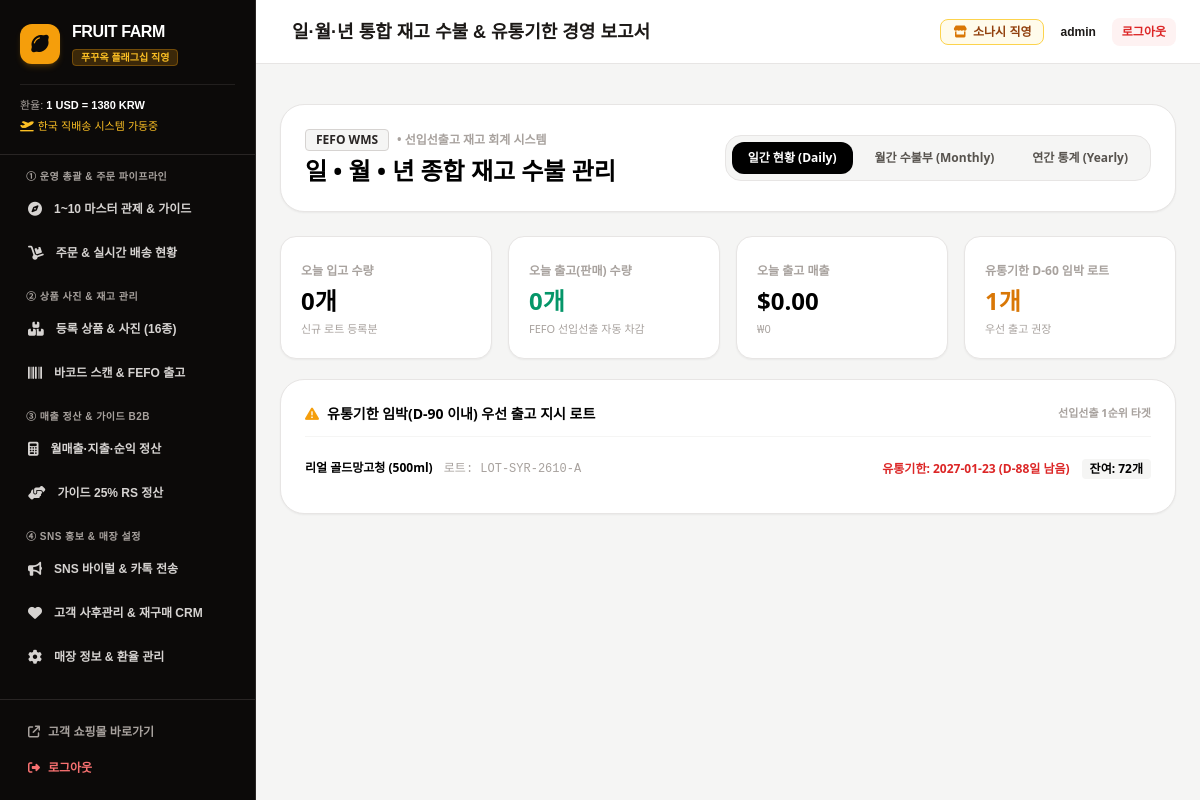
/admin/inventory/reports (signed in), run on the app's committed database.
### tables this page shows
CREATE TABLE settings (
        key TEXT PRIMARY KEY,
        value TEXT
    );

CREATE TABLE inventory_lots (
        id INTEGER PRIMARY KEY AUTOINCREMENT,
        product_id INTEGER NOT NULL,
        lot_number TEXT UNIQUE NOT NULL,
        barcode TEXT NOT NULL,
        received_date DATE NOT NULL,
        expiry_date DATE NOT NULL,
        initial_qty INTEGER NOT NULL,
        current_qty INTEGER NOT NULL,
        unit_cost_usd REAL DEFAULT 0.0,
        status TEXT DEFAULT 'active', -- 'active', 'exhausted', 'expired'
        created_at TIMESTAMP DEFAULT CURRENT_TIMESTAMP,
        FOREIGN KEY (product_id) REFERENCES products(id)
    );

CREATE TABLE products (
        id INTEGER PRIMARY KEY AUTOINCREMENT,
        name TEXT NOT NULL,
        category TEXT NOT NULL, -- 'dried_fruit', 'nuts', 'fruit_syrup', 'promo_set', 'tea_etc'
        sub_title TEXT,
        description TEXT,
        price_usd REAL NOT NULL,
        price_krw INTEGER NOT NULL,
        weight_g INTEGER DEFAULT 180,
        image_url TEXT,
        is_best BOOLEAN DEFAULT 0,
        is_promo BOOLEAN DEFAULT 0,
        stock INTEGER DEFAULT 999,
        badge TEXT,
        created_at TIMESTAMP DEFAULT CURRENT_TIMESTAMP
    , barcode TEXT);

### app.py (the view)
@app.route('/admin/inventory/reports')
@login_required
def admin_inventory_reports():
    conn = get_db()
    cursor = conn.cursor()
    today_str = datetime.now().strftime('%Y-%m-%d')
    today_date = datetime.now().date()
    cursor.execute('''
        SELECT
            COALESCE(SUM(CASE WHEN trans_type = 'IN_STOCK' THEN qty ELSE 0 END), 0) as in_qty,
            COALESCE(SUM(CASE WHEN trans_type LIKE 'OUT_%' THEN qty ELSE 0 END), 0) as out_qty,
            COALESCE(SUM(CASE WHEN trans_type LIKE 'OUT_%' THEN qty * unit_price_usd ELSE 0 END), 0.0) as out_revenue_usd
        FROM inventory_transactions
        WHERE strftime('%Y-%m-%d', created_at) = ?
    ''', (today_str,))
    daily_stat = dict(cursor.fetchone())
    cursor.execute('''
        SELECT l.*, p.name as product_name
        FROM inventory_lots l
        JOIN products p ON l.product_id = p.id
        WHERE l.current_qty > 0 AND l.status = 'active'
        ORDER BY l.expiry_date ASC
    ''')
    expiring_soon = []
    for r in cursor.fetchall():
        ld = dict(r)
        try:
            exp_date = datetime.strptime(ld['expiry_date'], '%Y-%m-%d').date()
            diff = (exp_date - today_date).days
            ld['d_day'] = diff
            if diff <= 90:
                expiring_soon.append(ld)
        except Exception:
            pass
    cursor.execute("SELECT id, name, barcode, stock FROM products ORDER BY id ASC")
    products = [dict(r) for r in cursor.fetchall()]
    monthly_items = []
    for p in products:
        cursor.execute('''
            SELECT
                COALESCE(SUM(CASE WHEN trans_type = 'IN_STOCK' THEN qty ELSE 0 END), 0) as in_qty,
                COALESCE(SUM(CASE WHEN trans_type LIKE 'OUT_%' THEN qty ELSE 0 END), 0) as out_qty,
                COALESCE(SUM(CASE WHEN trans_type LIKE 'OUT_%' THEN qty * unit_price_usd ELSE 0 END), 0.0) as rev
            FROM inventory_transactions
            WHERE product_id = ?
        ''', (p['id'],))
        tstat = cursor.fetchone()
        in_qty = tstat['in_qty']
        out_qty = tstat['out_qty']
        rev = tstat['rev']
        ending = p['stock']
        beginning = ending + out_qty - in_qty
        monthly_items.append({
            'name': p['name'],
            'barcode': p['barcode'] or '-',
            'beginning_qty': max(0, beginning),
            'inbound_qty': in_qty,
            'outbound_qty': out_qty,
            'ending_qty': ending,
            'outbound_revenue': rev
        })
    conn.close()
    return render_template(
        'admin/inventory_reports.html',
        daily_stat=daily_stat,
        expiring_soon=expiring_soon,
        monthly_items=monthly_items
    )

### templates/admin/inventory_reports.html (shortened to what this page needs)
{% extends "admin/base_admin.html" %}
{% block page_title %}일·월·년 통합 재고 수불 & 유통기한 경영 보고서{% endblock %}
{% block admin_content %}
<div class="space-y-6 text-stone-900 font-sans">
    <div class="bg-white p-6 rounded-3xl border border-stone-200 shadow-sm flex flex-col sm:flex-row justify-between items-start sm:items-center gap-4">
        <div>
            <div class="flex items-center space-x-2">
                <span class="text-xs font-black bg-stone-100 text-stone-800 px-2.5 py-0.5 rounded border border-stone-300">FEFO WMS</span>
                <span class="text-xs text-stone-400 font-bold">&bull; 선입선출고 재고 회계 시스템</span>
            </div>
            <h2 class="text-xl sm:text-2xl font-black text-black mt-1">일 &bull; 월 &bull; 년 종합 재고 수불 관리</h2>
        </div>
        <div class="flex items-center space-x-1.5 bg-stone-100 p-1.5 rounded-2xl border border-stone-200 text-xs font-bold">
            <button onclick="switchTab('daily')" id="tabDailyBtn" class="px-4 py-2 rounded-xl bg-black text-white transition">
                일간 현황 (Daily)
            </button>
            <button onclick="switchTab('monthly')" id="tabMonthlyBtn" class="px-4 py-2 rounded-xl text-stone-600 hover:text-black transition">
                월간 수불부 (Monthly)
            </button>
            <button onclick="switchTab('yearly')" id="tabYearlyBtn" class="px-4 py-2 rounded-xl text-stone-600 hover:text-black transition">
                연간 통계 (Yearly)
            </button>
        </div>
    </div>
    <div id="tabDaily" class="space-y-5">
        <div class="grid grid-cols-2 lg:grid-cols-4 gap-4">
            <div class="bg-white p-5 rounded-2xl border border-stone-200 shadow-sm space-y-1">
                <span class="text-xs text-stone-400 font-bold">오늘 입고 수량</span>
                <div class="text-2xl font-black text-black" id="dailyInQty">{{ daily_stat.in_qty }}개</div>
                <p class="text-[11px] text-stone-400">신규 로트 등록분</p>
            </div>
            <div class="bg-white p-5 rounded-2xl border border-stone-200 shadow-sm space-y-1">
                <span class="text-xs text-stone-400 font-bold">오늘 출고(판매) 수량</span>
                <div class="text-2xl font-black text-emerald-600" id="dailyOutQty">{{ daily_stat.out_qty }}개</div>
                <p class="text-[11px] text-stone-400">FEFO 선입선출 자동 차감</p>
            </div>
            <div class="bg-white p-5 rounded-2xl border border-stone-200 shadow-sm space-y-1">
                <span class="text-xs text-stone-400 font-bold">오늘 출고 매출</span>
                <div class="text-2xl font-black text-black">${{ "%.2f"|format(daily_stat.out_revenue_usd) }}</div>
                <p class="text-[11px] text-stone-400">₩{{ "{:,}".format((daily_stat.out_revenue_usd * 1380)|int) }}</p>
            </div>
            <div class="bg-white p-5 rounded-2xl border border-stone-200 shadow-sm space-y-1">
                <span class="text-xs text-stone-400 font-bold">유통기한 D-60 임박 로트</span>
                <div class="text-2xl font-black text-amber-600">{{ expiring_soon|length }}개</div>
                <p class="text-[11px] text-stone-400">우선 출고 권장</p>
            </div>
        </div>
        <div class="bg-white rounded-3xl border border-stone-200 shadow-sm p-6 space-y-3">
            <div class="flex justify-between items-center pb-3 border-b border-stone-100">
                <h3 class="font-black text-sm text-black flex items-center gap-2">
                    <i class="fa-solid fa-triangle-exclamation text-amber-500"></i>
                    <span>유통기한 임박(D-90 이내) 우선 출고 지시 로트</span>
                </h3>
                <span class="text-[11px] font-bold text-stone-400">선입선출 1순위 타겟</span>
            </div>
            <div class="divide-y divide-stone-100 text-xs">
                {% for lot in expiring_soon %}
                <div class="py-2.5 flex flex-wrap justify-between items-center gap-2">
                    <div>
                        <span class="font-black text-black">{{ lot.product_name }}</span>
                        <span class="font-mono text-stone-400 ml-2">로트: {{ lot.lot_number }}</span>
                    </div>
                    <div class="flex items-center space-x-3">
                        <span class="font-bold text-red-600">유통기한: {{ lot.expiry_date }} (D-{{ lot.d_day }}일 남음)</span>
                        <span class="font-black text-black bg-stone-100 px-2 py-0.5 rounded">잔여: {{ lot.current_qty }}개</span>
                    </div>
                </div>
                {% else %}
                <div class="py-6 text-center text-stone-400 text-xs">유통기한 90일 이내 임박 로트가 없습니다. 모든 재고가 안전합니다.</div>
                {% endfor %}
            </div>
        </div>
    </div>
</div>
{% endblock %}

### templates/admin/base_admin.html (shortened to what this page needs)
<!DOCTYPE html>
<html lang="ko">
<head>
    <script src="https://cdn.tailwindcss.com"></script>
    <link rel="stylesheet" href="https://cdnjs.cloudflare.com/ajax/libs/font-awesome/6.4.0/css/all.min.css">
    <link rel="stylesheet" as="style" crossorigin href="https://cdn.jsdelivr.net/gh/orioncactus/pretendard@v1.3.9/dist/web/static/pretendard.min.css" />
</head>
<body class="bg-stone-100 text-stone-900 antialiased min-h-screen flex flex-col md:flex-row">
    <aside class="w-64 bg-stone-950 text-stone-300 flex flex-col justify-between hidden md:flex flex-shrink-0 border-r border-stone-800">
        <div>
            <div class="p-5 border-b border-stone-800">
                <div class="flex items-center space-x-3">
                    <div class="w-10 h-10 rounded-xl bg-amber-500 flex items-center justify-center text-stone-950 text-xl font-black shadow-md shadow-amber-500/20">
                        <i class="fa-solid fa-lemon"></i>
                    </div>
                    <div>
                        <h2 class="text-white font-black text-base tracking-tight">FRUIT FARM</h2>
                        <span class="text-[10px] bg-amber-500/20 text-amber-400 font-bold px-2 py-0.5 rounded border border-amber-500/30">
                            푸꾸옥 플래그십 직영
                        </span>
                    </div>
                </div>
                <div class="mt-4 pt-3 border-t border-stone-800/80 text-[11px] text-stone-400 space-y-1">
                    <div>환율: <strong class="text-white">1 USD = {{ settings.get('usd_krw_rate', 1380) }} KRW</strong></div>
                    <div class="text-amber-400 font-medium"><i class="fa-solid fa-plane-departure mr-1"></i>한국 직배송 시스템 가동중</div>
                </div>
            </div>
            <nav class="p-3.5 space-y-4 text-xs font-semibold overflow-y-auto max-h-[calc(100vh-190px)]">
                <div class="space-y-1">
                    <span class="px-3 text-[10px] uppercase tracking-wider font-bold text-stone-400 block">① 운영 총괄 & 주문 파이프라인</span>
                    <a href="{{ url_for('admin_operations') }}" class="flex items-center space-x-3 px-3.5 py-2.5 rounded-xl transition hover:bg-stone-800 hover:text-white ">
                        <i class="fa-solid fa-compass text-sm"></i>
                        <span>1~10 마스터 관제 & 가이드</span>
                    </a>
                    <a href="{{ url_for('admin_orders') }}" class="flex items-center space-x-3 px-3.5 py-2.5 rounded-xl transition hover:bg-stone-800 hover:text-white ">
                        <i class="fa-solid fa-dolly text-sm"></i>
                        <span>주문 & 실시간 배송 현황</span>
                    </a>
                </div>
                <div class="space-y-1">
                    <span class="px-3 text-[10px] uppercase tracking-wider font-bold text-stone-400 block">② 상품 사진 & 재고 관리</span>
                    <a href="{{ url_for('admin_products') }}" class="flex items-center space-x-3 px-3.5 py-2.5 rounded-xl transition hover:bg-stone-800 hover:text-white ">
                        <i class="fa-solid fa-boxes-stacked text-sm"></i>
                        <span>등록 상품 & 사진 (16종)</span>
                    </a>
                    <a href="{{ url_for('admin_inventory_scan') }}" class="flex items-center space-x-3 px-3.5 py-2.5 rounded-xl transition hover:bg-stone-800 hover:text-white ">
                        <i class="fa-solid fa-barcode text-sm"></i>
                        <span>바코드 스캔 & FEFO 출고</span>
                    </a>
                </div>
                <div class="space-y-1">
                    <span class="px-3 text-[10px] uppercase tracking-wider font-bold text-stone-400 block">③ 매출 정산 & 가이드 B2B</span>
                    <a href="{{ url_for('admin_sales') }}" class="flex items-center space-x-3 px-3.5 py-2.5 rounded-xl transition hover:bg-stone-800 hover:text-white ">
                        <i class="fa-solid fa-calculator text-sm"></i>
                        <span>월매출·지출·순익 정산</span>
                    </a>
                    <a href="{{ url_for('admin_guides') }}" class="flex items-center space-x-3 px-3.5 py-2.5 rounded-xl transition hover:bg-stone-800 hover:text-white ">
                        <i class="fa-solid fa-handshake-angle text-sm"></i>
                        <span>가이드 25% RS 정산</span>
                    </a>
                </div>
                <div class="space-y-1">
                    <span class="px-3 text-[10px] uppercase tracking-wider font-bold text-stone-400 block">④ SNS 홍보 & 매장 설정</span>
                    <a href="{{ url_for('admin_marketing') }}" class="flex items-center space-x-3 px-3.5 py-2.5 rounded-xl transition hover:bg-stone-800 hover:text-white ">
                        <i class="fa-solid fa-bullhorn text-sm"></i>
                        <span>SNS 바이럴 & 카톡 전송</span>
                    </a>
                    <a href="{{ url_for('admin_crm') }}" class="flex items-center space-x-3 px-3.5 py-2.5 rounded-xl transition hover:bg-stone-800 hover:text-white ">
                        <i class="fa-solid fa-heart text-sm"></i>
                        <span>고객 사후관리 & 재구매 CRM</span>
                    </a>
                    <a href="{{ url_for('admin_settings') }}" class="flex items-center space-x-3 px-3.5 py-2.5 rounded-xl transition hover:bg-stone-800 hover:text-white ">
                        <i class="fa-solid fa-gear text-sm"></i>
                        <span>매장 정보 & 환율 관리</span>
                    </a>
                </div>
            </nav>
        </div>
        <div class="p-4 border-t border-stone-800 space-y-1 text-xs">
            <a href="{{ url_for('index') }}" target="_blank" class="flex items-center space-x-2 text-stone-400 hover:text-amber-400 px-3 py-2 rounded-lg transition font-bold">
                <i class="fa-solid fa-arrow-up-right-from-square"></i>
                <span>고객 쇼핑몰 바로가기</span>
            </a>
            <a href="{{ url_for('admin_logout') }}" class="flex items-center space-x-2 text-red-400 hover:text-red-300 px-3 py-2 rounded-lg transition font-bold">
                <i class="fa-solid fa-right-from-bracket"></i>
                <span>로그아웃</span>
            </a>
        </div>
    </aside>
    <div class="flex-grow flex flex-col min-w-0">
        <header class="bg-white border-b border-stone-200 h-16 flex items-center justify-between px-3 sm:px-6 sticky top-0 z-30">
            <div class="flex items-center space-x-2 sm:space-x-3 min-w-0">
                <div class="font-black text-stone-900 text-sm sm:text-base md:text-lg truncate [word-break:keep-all]">
                    {% block page_title %}관리 시스템{% endblock %}
                </div>
            </div>
            <div class="flex items-center space-x-2 sm:space-x-4 text-xs font-bold flex-shrink-0">
                <span class="hidden sm:inline-flex bg-amber-50 text-amber-800 px-3 py-1 rounded-lg border border-amber-300 items-center gap-1.5">
                    <i class="fa-solid fa-store text-amber-600"></i>
                    <span>소나시 직영</span>
                </span>
                <span class="text-stone-500 text-[11px] sm:text-xs">
                    <strong class="text-stone-900">{{ session.get('admin_user', 'admin') }}</strong>
                </span>
                <a href="{{ url_for('admin_logout') }}" class="text-red-600 hover:text-red-700 bg-red-50 hover:bg-red-100 px-2.5 py-1.5 rounded-lg transition text-xs font-bold">
                    로그아웃
                </a>
            </div>
        </header>
        <div class="px-3 sm:px-6 pt-4">
        </div>
        <main class="p-3 sm:p-6 flex-grow">
            {% block admin_content %}{% endblock %}
        </main>
    </div>
</body>
</html>

### data on the page
settings: get "1380"
inventory_lots: product_name "리얼 골드망고청 (500ml)", lot_number "LOT-SYR-2610-A", expiry_date "2027-01-23", d_day "88", current_qty "72"

### other printed values
{{ session.get('admin_user', 'admin') }} "admin"
{{ daily_stat.in_qty }} "0"
{{ daily_stat.out_qty }} "0"
{{ "%.2f"|format(daily_stat.out_revenue_usd) }} "0.00"
{{ "{:,}".format((daily_stat.out_revenue_usd * 1380)|int) }} "0"
{{ expiring_soon|length }} "1"
